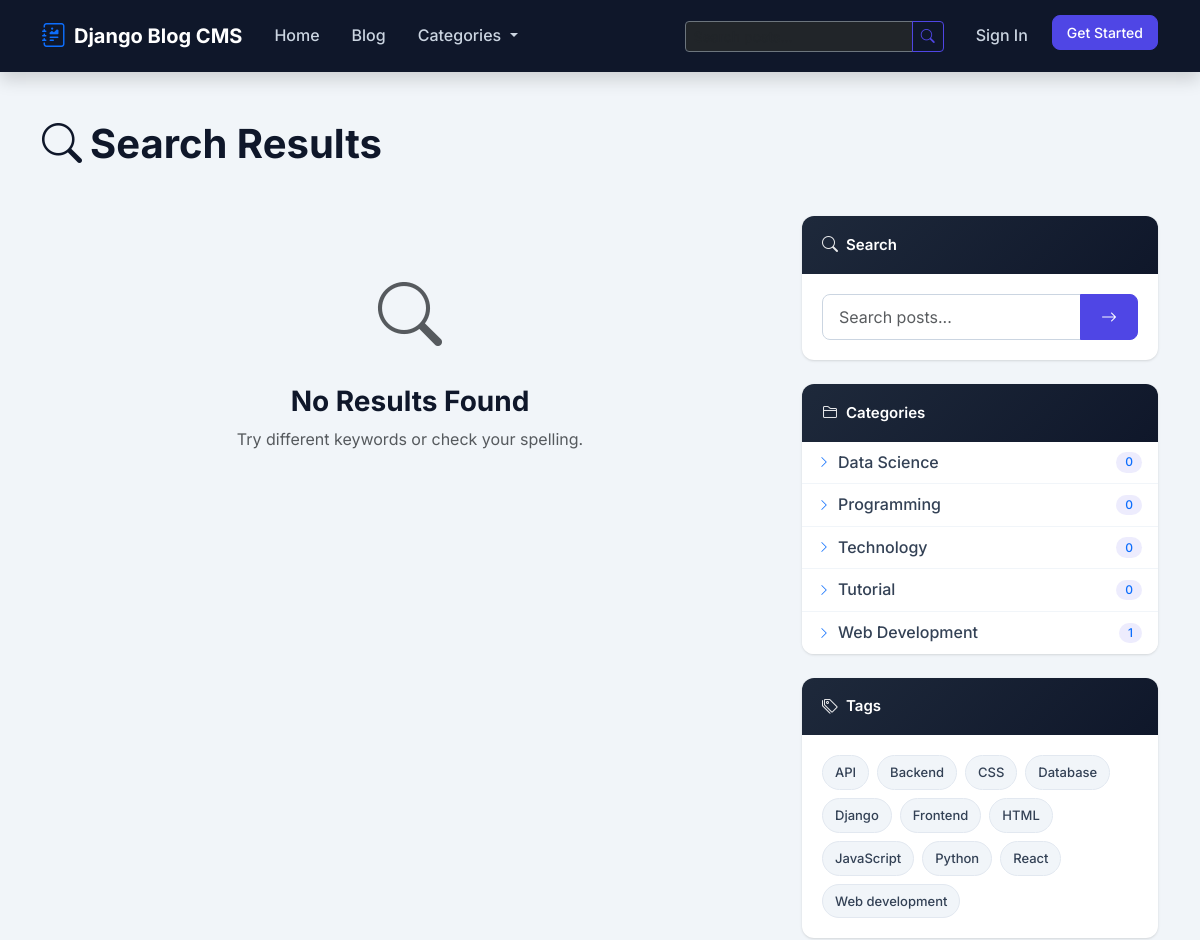
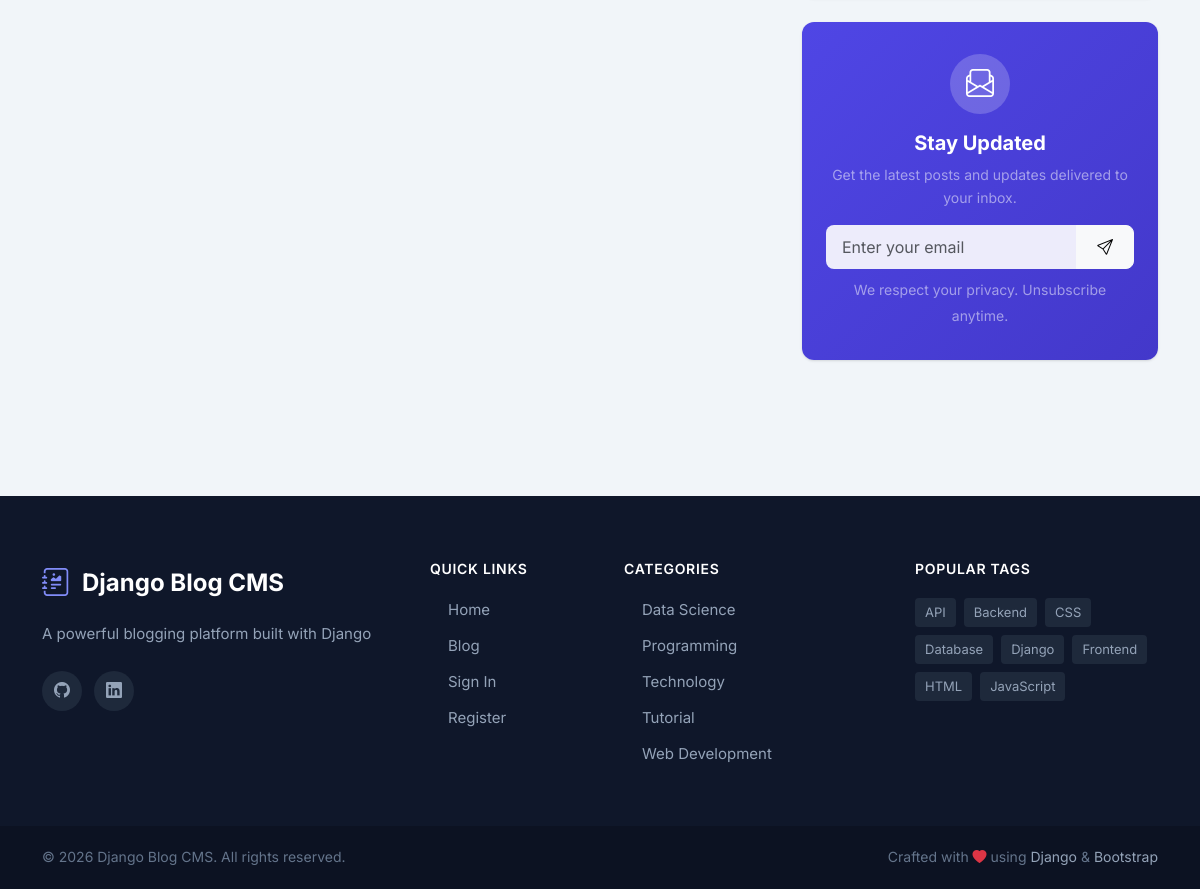
The app's page /search/ with its own data (2 pictures, top to bottom).
### apps/blog/models.py (models this page shows, shortened)
class Category(models.Model):
    ICON_CHOICES = (
        ('bi-laptop', 'Technology'),
        ('bi-globe', 'Web Development'),
        ('bi-code-slash', 'Programming'),
        ('bi-graph-up', 'Data Science'),
        ('bi-mortarboard', 'Tutorial'),
        ('bi-newspaper', 'News'),
        ('bi-camera', 'Photography'),
        ('bi-palette', 'Design'),
        ('bi-briefcase', 'Business'),
        ('bi-heart', 'Lifestyle'),
        ('bi-airplane', 'Travel'),
        ('bi-cup-hot', 'Food'),
        ('bi-controller', 'Gaming'),
        ('bi-music-note', 'Music'),
        ('bi-film', 'Entertainment'),
        ('bi-book', 'Education'),
        ('bi-lightbulb', 'Ideas'),
        ('bi-chat-quote', 'Opinion'),
    )
    COLOR_CHOICES = (
        ('#4f46e5', 'Indigo'),
        ('#2563eb', 'Blue'),
        ('#0891b2', 'Cyan'),
        ('#059669', 'Green'),
        ('#84cc16', 'Lime'),
        ('#eab308', 'Yellow'),
        ('#f97316', 'Orange'),
        ('#ef4444', 'Red'),
        ('#ec4899', 'Pink'),
        ('#8b5cf6', 'Purple'),
        ('#6366f1', 'Violet'),
        ('#64748b', 'Slate'),
    )
    name = models.CharField(
        max_length=100,
        unique=True,  # No two categories can have the same name
        help_text="Category name (e.g., 'Technology', 'Travel')"
    )
    slug = models.SlugField(
        max_length=100,
        unique=True,
        blank=True,  # Can be empty in forms (we auto-generate it)
        help_text="URL-friendly name (auto-generated from name)"
    )
    description = models.TextField(
        blank=True,  # Optional in forms
        help_text="Brief description of this category"
    )
    icon = models.CharField(
        max_length=50,
        choices=ICON_CHOICES,
        default='bi-newspaper',
        help_text="Bootstrap icon for this category"
    )
    color = models.CharField(
        max_length=20,
        choices=COLOR_CHOICES,
        default='#4f46e5',
        help_text="Color for category badge and default image"
    )
    created_at = models.DateTimeField(auto_now_add=True)
    class Meta:
        verbose_name = 'Category'
        verbose_name_plural = 'Categories'  # Plural form
        ordering = ['name']
    def get_absolute_url(self):
        return reverse('blog:category_detail', kwargs={'slug': self.slug})
    def post_count(self):
        return self.posts.filter(status='published').count()

class Tag(models.Model):
    name = models.CharField(
        max_length=50,
        unique=True,
        help_text="Tag name (e.g., 'Python', 'Tutorial')"
    )
    slug = models.SlugField(
        max_length=50,
        unique=True,
        blank=True
    )
    class Meta:
        verbose_name = 'Tag'
        verbose_name_plural = 'Tags'
        ordering = ['name']
    def get_absolute_url(self):
        return reverse('blog:tag_detail', kwargs={'slug': self.slug})

### apps/blog/views.py (the view, shortened to what this page needs)
class SearchView(ListView):
    model = Post
    template_name = 'blog/search_results.html'
    context_object_name = 'posts'
    paginate_by = 9
    def get_queryset(self):
        query = self.request.GET.get('q', '')
        self.query = query
        return Post.objects.none()  # Return empty if no query
    def get_context_data(self, **kwargs):
        context = super().get_context_data(**kwargs)
        context['query'] = self.query
        context['search_form'] = SearchForm(initial={'q': self.query})
        return context

### apps/blog/forms.py
class SearchForm(forms.Form):
    q = forms.CharField(
        label='',
        max_length=100,
        widget=forms.TextInput(attrs={
            'class': 'form-control',
            'placeholder': 'Search posts...',
            'type': 'search',
        })
    )

### apps/core/context_processors.py (called while the page is built)
def site_settings(request):
    return {
        'site_name': 'Django Blog CMS',
        'site_description': 'A powerful blogging platform built with Django',
        'site_author': 'Your Name',
        'site_year': '2024',
        'all_categories': Category.objects.all()[:10],
        'all_tags': Tag.objects.all()[:20],
        'social_links': {
            'twitter': 'https://twitter.com/yourusername',
            'github': 'https://github.com/yourusername',
            'linkedin': 'https://linkedin.com/in/yourusername',
        },
    }

### apps/blog/templates/blog/search_results.html (shortened to what this page needs)
{% extends 'base.html' %}
{% block content %}
<div class="container py-5">
    <div class="mb-5">
        <h1 class="display-6 fw-bold">
            <i class="bi bi-search me-2"></i>Search Results
        </h1>
    </div>
    <div class="row">
        <div class="col-lg-8">
            {% if posts %}
            <div class="list-group">
                {% for post in posts %}
                <a href="{{ post.get_absolute_url }}" class="list-group-item list-group-item-action py-3">
                    <div class="d-flex w-100 justify-content-between">
                        <h5 class="mb-1">{{ post.title }}</h5>
                        <small class="text-muted">{{ post.published_at|date:"M d, Y" }}</small>
                    </div>
                    <p class="mb-1 text-muted">{{ post.excerpt|truncatechars:150 }}</p>
                    <small class="text-primary">
                        {% if post.category %}{{ post.category.name }}{% endif %}
                        {% for tag in post.tags.all|slice:":3" %} #{{ tag.name }}{% endfor %}
                    </small>
                </a>
                {% endfor %}
            </div>
            {% else %}
            <div class="text-center py-5">
                <i class="bi bi-search text-muted" style="font-size: 4rem;"></i>
                <h3 class="mt-3">No Results Found</h3>
                <p class="text-muted">Try different keywords or check your spelling.</p>
            </div>
            {% endif %}
        </div>
        <div class="col-lg-4">
            {% include 'includes/sidebar.html' %}
        </div>
    </div>
</div>
{% endblock %}

### templates/includes/sidebar.html (shortened to what this page needs)
{% load static %}
<div class="sidebar-widget mb-4">
    <div class="widget-header">
        <i class="bi bi-search"></i>
        <span>Search</span>
    </div>
    <div class="widget-body">
        <form action="{% url 'blog:search' %}" method="GET">
            <div class="input-group">
                <input type="search" name="q" class="form-control"
                       placeholder="Search posts..." value="{{ request.GET.q }}">
                <button class="btn btn-primary" type="submit">
                    <i class="bi bi-arrow-right"></i>
                </button>
            </div>
        </form>
    </div>
</div>
<div class="sidebar-widget mb-4">
    <div class="widget-header">
        <i class="bi bi-folder2"></i>
        <span>Categories</span>
    </div>
    <div class="widget-body p-0">
        <ul class="list-group list-group-flush">
            {% for category in all_categories %}
            <li class="list-group-item d-flex justify-content-between align-items-center category-item">
                <a href="{{ category.get_absolute_url }}" class="category-link">
                    <i class="bi bi-chevron-right me-2 text-primary"></i>
                    {{ category.name }}
                </a>
                <span class="badge bg-primary-subtle text-primary rounded-pill">
                    {{ category.post_count }}
                </span>
            </li>
            {% empty %}
            <li class="list-group-item text-muted text-center py-4">
                <i class="bi bi-folder-x d-block mb-2" style="font-size: 1.5rem;"></i>
                No categories yet
            </li>
            {% endfor %}
        </ul>
    </div>
</div>
<div class="sidebar-widget mb-4">
    <div class="widget-header">
        <i class="bi bi-tags"></i>
        <span>Tags</span>
    </div>
    <div class="widget-body">
        <div class="tags-cloud">
            {% for tag in all_tags %}
            <a href="{{ tag.get_absolute_url }}" class="tag-badge">
                {{ tag.name }}
            </a>
            {% empty %}
            <div class="text-muted text-center py-3">
                <i class="bi bi-tag-x d-block mb-2" style="font-size: 1.5rem;"></i>
                No tags yet
            </div>
            {% endfor %}
        </div>
    </div>
</div>
<div class="sidebar-widget newsletter-widget mb-4">
    <div class="widget-body text-center">
        <div class="newsletter-icon mb-3">
            <i class="bi bi-envelope-paper"></i>
        </div>
        <h5 class="fw-bold text-white mb-2">Stay Updated</h5>
        <p class="text-white-50 small mb-3">
            Get the latest posts and updates delivered to your inbox.
        </p>
        <form class="newsletter-form" id="newsletter-form" action="{% url 'blog:newsletter_subscribe' %}" method="POST">
            <div class="input-group mb-2">
                <input type="email" name="email" class="form-control" placeholder="Enter your email" required id="newsletter-email">
                <button class="btn btn-light" type="submit" id="newsletter-btn">
                    <i class="bi bi-send"></i>
                </button>
            </div>
            <small class="text-white-50">We respect your privacy. Unsubscribe anytime.</small>
        </form>
    </div>
</div>

### templates/includes/footer.html (shortened to what this page needs)
{% load static %}
<footer class="site-footer">
    <div class="footer-main">
        <div class="container">
            <div class="row g-4 g-lg-5">
                <div class="col-lg-4 col-md-6">
                    <div class="footer-brand mb-3">
                        <i class="bi bi-journal-richtext"></i>
                        <span>{{ site_name|default:"BlogCMS" }}</span>
                    </div>
                    <p class="footer-description mb-4">
                        {{ site_description|default:"A modern blogging platform where ideas come to life. Share your stories, connect with readers, and build your audience." }}
                    </p>
                    <div class="footer-social">
                        <a href="https://github.com/Anexus5919" class="social-link" title="GitHub" target="_blank" rel="noopener noreferrer">
                            <i class="bi bi-github"></i>
                        </a>
                        <a href="https://www.linkedin.com/in/anexus/" class="social-link" title="LinkedIn" target="_blank" rel="noopener noreferrer">
                            <i class="bi bi-linkedin"></i>
                        </a>
                    </div>
                </div>
                <div class="col-lg-2 col-md-6 col-6">
                    <h6 class="footer-heading">Quick Links</h6>
                    <ul class="footer-links">
                        <li>
                            <a href="{% url 'blog:home' %}">
                                Home
                            </a>
                        </li>
                        <li>
                            <a href="{% url 'blog:post_list' %}">
                                Blog
                            </a>
                        </li>
                        {% if user.is_authenticated %}
                        <li>
                            <a href="{% url 'blog:post_create' %}">
                                <i class="bi bi-chevron-right"></i>Write Post
                            </a>
                        </li>
                        <li>
                            <a href="{% url 'accounts:profile' %}">
                                <i class="bi bi-chevron-right"></i>My Profile
                            </a>
                        </li>
                        {% else %}
                        <li>
                            <a href="{% url 'account_login' %}">
                                Sign In
                            </a>
                        </li>
                        <li>
                            <a href="{% url 'account_signup' %}">
                                Register
                            </a>
                        </li>
                        {% endif %}
                    </ul>
                </div>
                <div class="col-lg-3 col-md-6 col-6">
                    <h6 class="footer-heading">Categories</h6>
                    <ul class="footer-links">
                        {% for category in all_categories|slice:":5" %}
                        <li>
                            <a href="{{ category.get_absolute_url }}">
                                {{ category.name }}
                            </a>
                        </li>
                        {% empty %}
                        <li class="text-muted-footer">No categories yet</li>
                        {% endfor %}
                    </ul>
                </div>
                <div class="col-lg-3 col-md-6">
                    <h6 class="footer-heading">Popular Tags</h6>
                    <div class="footer-tags">
                        {% for tag in all_tags|slice:":8" %}
                        <a href="{{ tag.get_absolute_url }}" class="footer-tag">
                            {{ tag.name }}
                        </a>
                        {% empty %}
                        <span class="text-muted-footer">No tags yet</span>
                        {% endfor %}
                    </div>
                </div>
            </div>
        </div>
    </div>
    <div class="footer-bottom">
        <div class="container">
            <div class="row align-items-center">
                <div class="col-md-6 text-center text-md-start">
                    <p class="mb-0">
                        &copy; {% now "Y" %} {{ site_name|default:"BlogCMS" }}. All rights reserved.
                    </p>
                </div>
                <div class="col-md-6 text-center text-md-end">
                    <p class="mb-0">
                        Crafted with <i class="bi bi-heart-fill text-danger"></i> using
                        <a href="https://www.djangoproject.com/" target="_blank" rel="noopener">Django</a>
                        &
                        <a href="https://getbootstrap.com/" target="_blank" rel="noopener">Bootstrap</a>
                    </p>
                </div>
            </div>
        </div>
    </div>
</footer>

### records on screen
Category: name "Data Science", post_count "0"
Category: name "Programming", post_count "0"
Category: name "Technology", post_count "0"
Category: name "Tutorial", post_count "0"
Category: name "Web Development", post_count "1"
Tag: name "API"
Tag: name "Backend"
Tag: name "CSS"
Tag: name "Database"
Tag: name "Django"
Tag: name "Frontend"
Tag: name "HTML"
Tag: name "JavaScript"
Tag: name "Python"
Tag: name "React"
Tag: name "Web development"

### other values on screen
{{ site_name|default:"BlogCMS" }} "Django Blog CMS"
